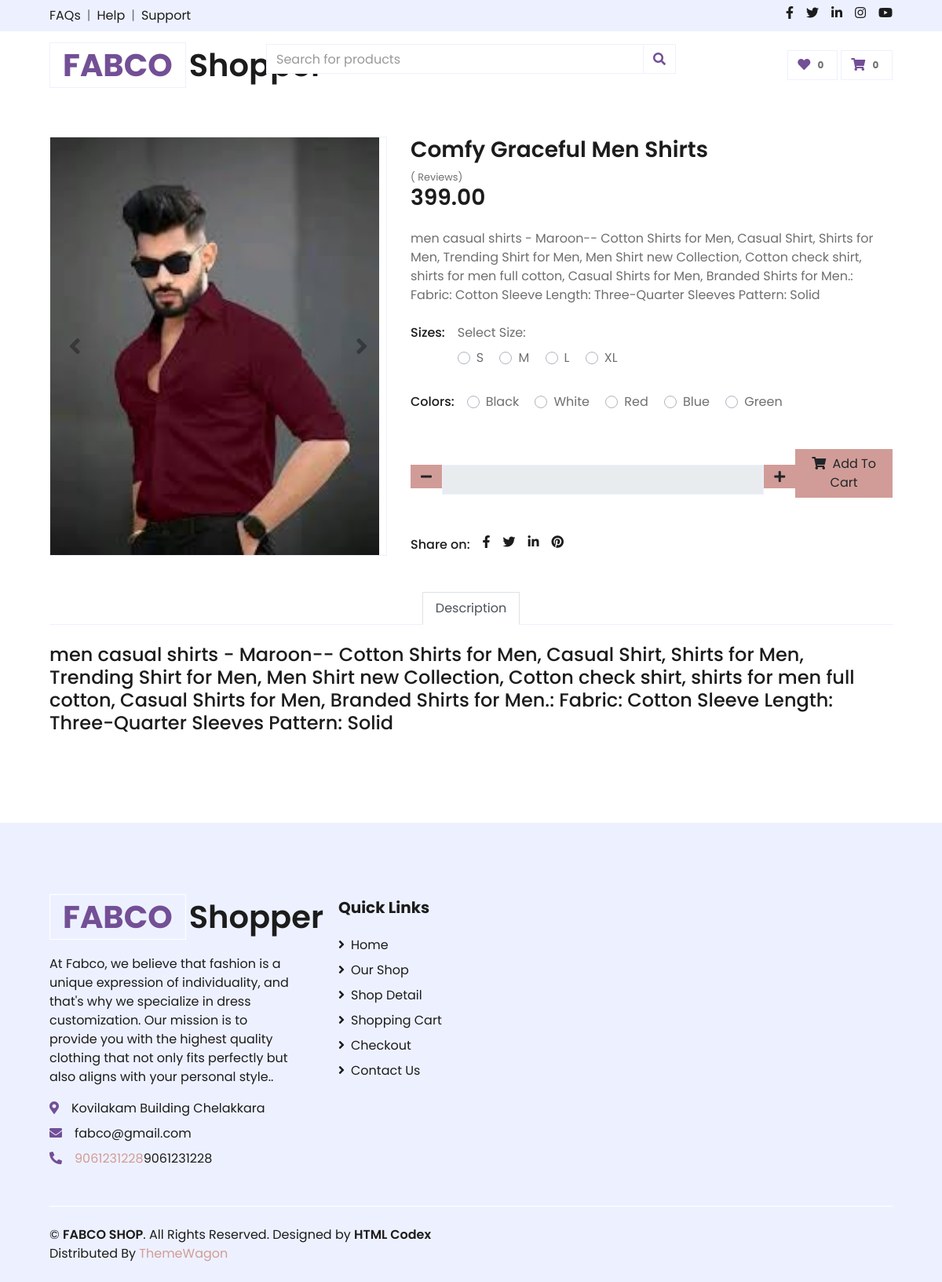
Page /productdetls/5/ on the committed database.
### products/models.py (models this page shows, shortened)
class Product(models.Model):
    CATEGORY_CHOICES = [
        ('women', 'Women\'s Wear'),
        ('men', 'Men\'s Wear'),
        ('baby', 'Baby Wear'),
    ]
    name = models.CharField(max_length=255)
    price = models.DecimalField(max_digits=10, decimal_places=2)
    discount_price = models.DecimalField(max_digits=10, decimal_places=2, blank=True, null=True)
    image = models.ImageField(upload_to='products/')
    description = models.TextField(blank=True, null=True)
    category = models.CharField(max_length=50, choices=CATEGORY_CHOICES, null=True, blank=True)
    created_at = models.DateTimeField( default=timezone.now)

### products/views.py (the view)
def productsdetails(request,pk):
    product = get_object_or_404(Product, pk=pk)
    return render(request, 'products_items_details.html', {'product' : product})

### templates/products_items_details.html (shortened to what this page needs)
{% load static %}
    <link href="https://cdnjs.cloudflare.com/ajax/libs/font-awesome/5.10.0/css/all.min.css" rel="stylesheet">
    <link href="{% static 'lib/owlcarousel/assets/owl.carousel.min.css' %}" rel="stylesheet">
    <link href="{% static 'css/style.css' %}" rel="stylesheet">
{% include 'topbar.html' %}
    <div class="container-fluid py-5">
        <div class="row px-xl-5">
            <div class="col-lg-5 pb-5">
                <div id="product-carousel" class="carousel slide" data-ride="carousel">
                    <div class="carousel-inner border">
                        <div class="carousel-item active">
                            <img class="w-300 h-100" src="{{ product.image.url  }}" alt="{{ product.name }}">
                        </div>
                    </div>
                    <a class="carousel-control-prev" href="#product-carousel" data-slide="prev">
                        <i class="fa fa-2x fa-angle-left text-dark"></i>
                    </a>
                    <a class="carousel-control-next" href="#product-carousel" data-slide="next">
                        <i class="fa fa-2x fa-angle-right text-dark"></i>
                    </a>
                </div>
            </div>
            <div class="col-lg-7 pb-5">
                <h3 class="font-weight-semi-bold">{{ product.name }}</h3>
                <div class="review-section">
                    <small class="pt-1">({{ review_count }} Reviews)</small>
                </div>
                <h3 class="font-weight-semi-bold mb-4">{{ product.price  }}</h3>
                <p class="mb-4">{{ product.description }}</p>
                <div class="d-flex mb-3">
                    <p class="text-dark font-weight-medium mb-0 mr-3">Sizes:</p>
                    <form method="POST" action="{% url 'cart:increase_quantity' product.id %}">
                        <div>
                            <label>Select Size:</label><br>
                            <div class="custom-control custom-radio custom-control-inline">
                                <label class="custom-control-label" for="size-2">S</label>
                            </div>
                            <div class="custom-control custom-radio custom-control-inline">
                                <label class="custom-control-label" for="size-3">M</label>
                            </div>
                            <div class="custom-control custom-radio custom-control-inline">
                                <label class="custom-control-label" for="size-4">L</label>
                            </div>
                            <div class="custom-control custom-radio custom-control-inline">
                                <label class="custom-control-label" for="size-5">XL</label>
                            </div>
                        </div>
                    </form>
                    </div>
                <div class="d-flex mb-4">
                    <p class="text-dark font-weight-medium mb-0 mr-3">Colors:</p>
                    <form>
                        <div class="custom-control custom-radio custom-control-inline">
                            <label class="custom-control-label" for="color-1">Black</label>
                        </div>
                        <div class="custom-control custom-radio custom-control-inline">
                            <label class="custom-control-label" for="color-2">White</label>
                        </div>
                        <div class="custom-control custom-radio custom-control-inline">
                            <label class="custom-control-label" for="color-3">Red</label>
                        </div>
                        <div class="custom-control custom-radio custom-control-inline">
                            <label class="custom-control-label" for="color-4">Blue</label>
                        </div>
                        <div class="custom-control custom-radio custom-control-inline">
                            <label class="custom-control-label" for="color-5">Green</label>
                        </div>
                    </form>
                </div>
                <div class="d-flex align-items-center mb-4 pt-2">
                    <div class="input-group">
                        <div class="input-group-btn">
                            <a href="{% url 'cart:decrease_quantity' item.product.id %}" class="btn btn-primary btn-minus">
                                <i class="fa fa-minus"></i>
                            </a>
                        </div>
                        <input type="text" class="form-control text-center" value="{{ item.product.quantity }}" readonly>
                        <div class="input-group-btn">
                            <a href="{% url 'cart:increase_quantity' item.product.id %}" class="btn btn-primary btn-plus">
                                <i class="fa fa-plus"></i>
                            </a>
                        </div>
                    </div>
                    <form action="{% url 'cart:add_to_cart' product.id %}" method="post">
                        <button class="btn btn-primary px-3"><i class="fa fa-shopping-cart mr-1"></i> Add To Cart</button>
                    </form>
                </div>
                <div class="d-flex pt-2">
                    <p class="text-dark font-weight-medium mb-0 mr-2">Share on:</p>
                    <div class="d-inline-flex">
                        <a class="text-dark px-2" href="">
                            <i class="fab fa-facebook-f"></i>
                        </a>
                        <a class="text-dark px-2" href="">
                            <i class="fab fa-twitter"></i>
                        </a>
                        <a class="text-dark px-2" href="">
                            <i class="fab fa-linkedin-in"></i>
                        </a>
                        <a class="text-dark px-2" href="">
                            <i class="fab fa-pinterest"></i>
                        </a>
                    </div>
                </div>
            </div>
        </div>
        <div class="row px-xl-5">
            <div class="col">
                <div class="nav nav-tabs justify-content-center border-secondary mb-4">
                    <a class="nav-item nav-link active" data-toggle="tab" href="#tab-pane-1">Description</a>
                </div>
                <div class="tab-content">
                    <div class="tab-pane fade show active" id="tab-pane-1">
                        <h4 class="mb-3">{{ product.description }}</h4>
                    </div>
                </div>
            </div>
        </div>
    </div>
</body>
</html>
{% include 'footer.html' %}

### rows in the picture
Product: image (picture), name "Comfy Graceful Men Shirts", price "399.00", description "men casual shirts - Maroon-- Cotton Shirts for Men, Casual Shirt, Shirts for Men, Trending Shirt for Men, Men Shirt new Collection, Cotton check shirt, shirts for men full cotton, Casual Shirts for Men, Branded Shirts for Men.: Fabric: Cotton Sleeve Length: Three-Quarter Sleeves Pattern: Solid"
